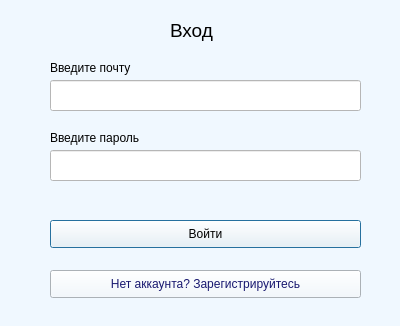
<?xml version="1.0" encoding="UTF-8"?>
<ui version="4.0">
 <class>Dialog</class>
 <widget class="QDialog" name="Dialog">
  <property name="geometry">
   <rect>
    <x>0</x>
    <y>0</y>
    <width>400</width>
    <height>326</height>
   </rect>
  </property>
  <property name="windowTitle">
   <string>Dialog</string>
  </property>
  <widget class="QWidget" name="widget" native="true">
   <property name="geometry">
    <rect>
     <x>0</x>
     <y>0</y>
     <width>401</width>
     <height>331</height>
    </rect>
   </property>
   <property name="styleSheet">
    <string notr="true">background-color: rgb(240, 248, 255);</string>
   </property>
   <widget class="QLabel" name="label">
    <property name="geometry">
     <rect>
      <x>170</x>
      <y>10</y>
      <width>91</width>
      <height>41</height>
     </rect>
    </property>
    <property name="text">
     <string>&lt;html&gt;&lt;head/&gt;&lt;body&gt;&lt;p&gt;&lt;span style=&quot; font-size:14pt;&quot;&gt;Вход&lt;/span&gt;&lt;/p&gt;&lt;/body&gt;&lt;/html&gt;</string>
    </property>
   </widget>
   <widget class="QLabel" name="label_2">
    <property name="geometry">
     <rect>
      <x>50</x>
      <y>60</y>
      <width>91</width>
      <height>16</height>
     </rect>
    </property>
    <property name="text">
     <string>Введите почту</string>
    </property>
   </widget>
   <widget class="QLineEdit" name="lineEdit">
    <property name="geometry">
     <rect>
      <x>50</x>
      <y>80</y>
      <width>311</width>
      <height>31</height>
     </rect>
    </property>
    <property name="styleSheet">
     <string notr="true">background-color: rgb(255, 255, 255);</string>
    </property>
   </widget>
   <widget class="QLabel" name="label_3">
    <property name="geometry">
     <rect>
      <x>50</x>
      <y>130</y>
      <width>111</width>
      <height>16</height>
     </rect>
    </property>
    <property name="text">
     <string>Введите пароль</string>
    </property>
   </widget>
   <widget class="QLineEdit" name="lineEdit_2">
    <property name="geometry">
     <rect>
      <x>50</x>
      <y>150</y>
      <width>311</width>
      <height>31</height>
     </rect>
    </property>
    <property name="styleSheet">
     <string notr="true">background-color: rgb(255, 255, 255);</string>
    </property>
   </widget>
   <widget class="QPushButton" name="pushButton_2">
    <property name="geometry">
     <rect>
      <x>50</x>
      <y>220</y>
      <width>311</width>
      <height>28</height>
     </rect>
    </property>
    <property name="styleSheet">
     <string notr="true">background-color: rgb(255, 255, 255);</string>
    </property>
    <property name="text">
     <string>Войти</string>
    </property>
   </widget>
   <widget class="QPushButton" name="pushButton_3">
    <property name="geometry">
     <rect>
      <x>50</x>
      <y>270</y>
      <width>311</width>
      <height>28</height>
     </rect>
    </property>
    <property name="styleSheet">
     <string notr="true">color: rgb(25, 25, 112);
</string>
    </property>
    <property name="text">
     <string>Нет аккаунта? Зарегистрируйтесь</string>
    </property>
   </widget>
  </widget>
 </widget>
 <resources/>
 <connections/>
</ui>
